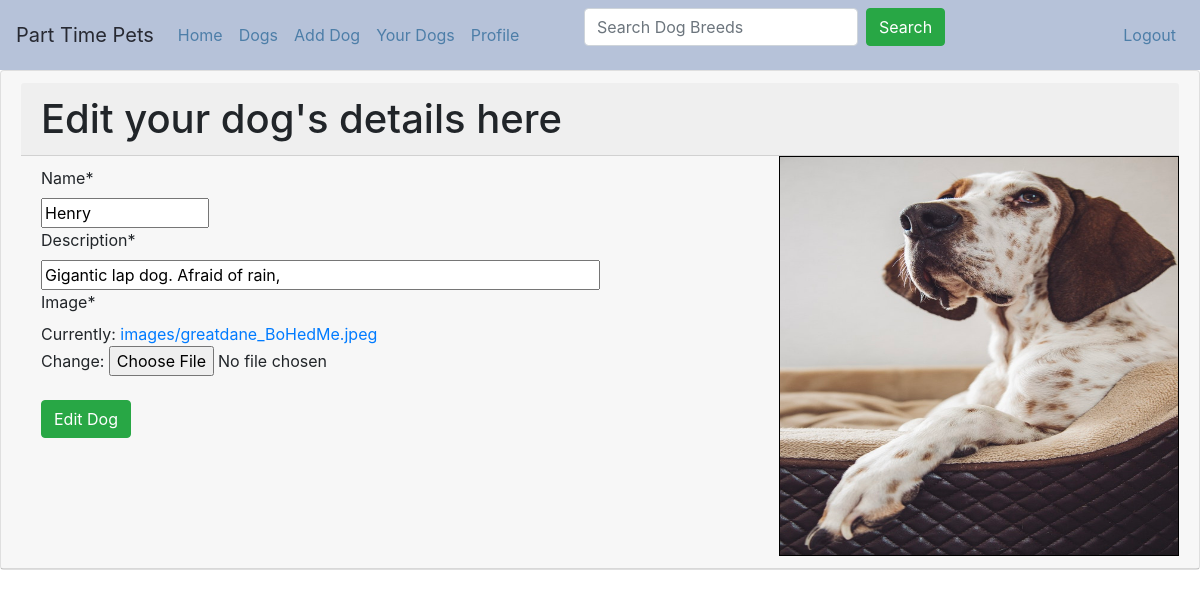
/edit_dog/39 (signed in), run on an earlier commit of the app's database.
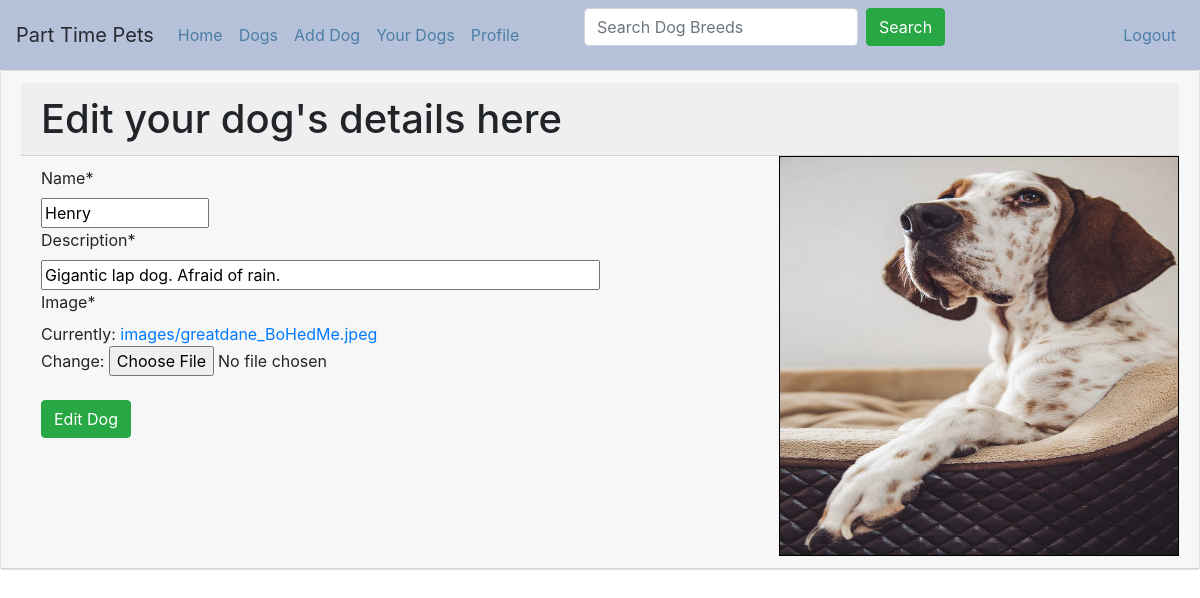
And on a later commit of the database.
### app/models.py (models this page shows)
class Dog(models.Model):
    name = models.CharField(max_length=100, blank=False)
    description = models.CharField(max_length=200, blank=False)
    is_available = models.BooleanField(default=True)
    image = models.FileField(upload_to='images/')
    owner = models.ForeignKey(User, on_delete=models.CASCADE)
    breed = models.ForeignKey(Breed, on_delete=models.CASCADE)
    class Meta:
        ordering = ('name',)

### app/views.py (the view)
# urls.py: path('edit_dog/<int:dog_id>', views.edit_dog, name='edit_dog'),
@login_required
def edit_dog(request, dog_id):
    dog = get_object_or_404(Dog, id=dog_id)
    currentuser = request.user
    if request.method == 'POST':
        form = DogEditForm(instance=dog, data=request.POST, files=request.FILES)
        print("form", form)
        if form.is_valid():
            form.save()
        messages.success(request, f"{dog.name}'s details changed successfully!")
        return HttpResponseRedirect(reverse('app:your_dog_list', args=[currentuser.id]))
    elif request.method == 'GET':
        edit_dog = DogEditForm(instance=dog)
        template_name = 'dogs/edit_dog.html'
        context = {'edit_dog': edit_dog, 'dog': dog}
        return render(request, template_name, context)

### app/forms.py
class DogEditForm(forms.ModelForm):
  class Meta:
    model = Dog
    fields = ('name', 'description', 'image')
    labels = {
      'name': 'Name',
      'description': 'Description',
      'image': 'Image',
    }
  def __init__(self, *args, **kwargs):
        super(DogEditForm, self).__init__(*args, **kwargs)
        self.helper = FormHelper()
        self.helper.form_tag = False
        self.helper.form_class = 'form-inline'
        self.helper.field_template = 'bootstrap3/layout/inline_field.html'
        self.helper.layout = Layout(
          Field('name', style='width: 15%;'),
          Field('description', style='width: 50%;'),
          Field('image',),
        )

### app/templates/dogs/edit_dog.html (shortened to what this page needs)
{% extends 'base.html' %}
{% load crispy_forms_tags %}
{% block content %}
<div class='card mb-3'>
    <div class='card-header'>
        <h1 class="card-header">Edit your dog's details here</h1>
        <image style='border: 1px solid black; float: right;' src="{{ dog.image.url }}" height=400 width=400></image>
        <div class='card-body' style='padding-top: 10px; padding-bottom: 10px;'>
            <form id="edit_dog" method="POST" action="{% url 'app:edit_dog' dog.id %}" enctype="multipart/form-data">
                {% crispy edit_dog %}
                <br />
                <input class="btn btn-success" type="submit" name="submit" value="Edit Dog" />
            </form>
        </div>
    </div>
</div>
{% endblock content %}

What changed in the data, as far as the page shows it:
changed Dog "Henry": description "Gigantic lap dog. Afraid of rain," → "Gigantic lap dog. Afraid of rain."
